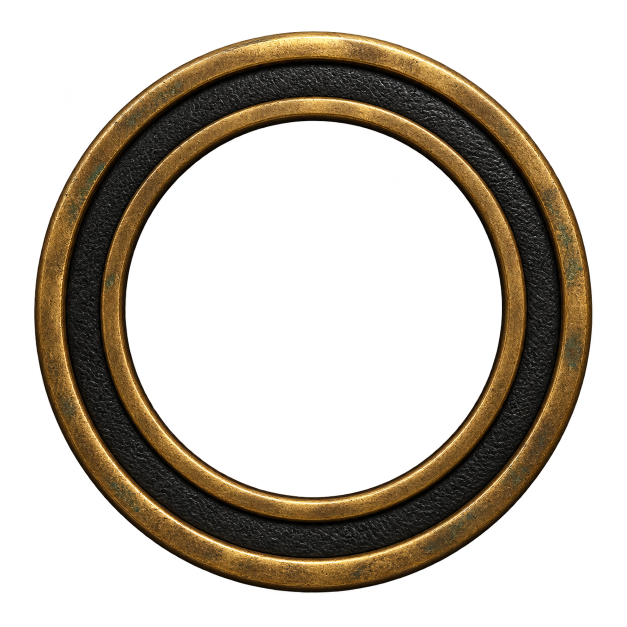
#> input picture Tools/art/source/coin-ring.png, 1254 x 1254 px, found by its file name (shown at 1/2 size)
$ python coin_frame.py source/coin-ring.png source/coin-ring.png
#> lines starting #> are read from the running program, lines starting #| are printed output that depends on the picture; after the words box and inside, x2 and y2 are one past the last pixel; in counts of white or black regions, pixels touching at a corner belong together
# The small leather and brass ring for portrait coins and the Halo's
# signature slot, cut from source/coin-ring.png (Tyler's painting, made with
# a slim inner rim; the hairline, leather and bold versions are kept beside it).
#
#   python3 coin_frame.py source ../../Media/Textures
#
# 128x128, centred on the opening, which is 88 texels across unless the
# ring needs more room. Grey base plus white-with-alpha lines, as on the
# console. Prints how much wider than the opening the frame is
# (COIN_FRAME_SCALE in Core/Widgets.lua).
import sys
from PIL import Image
import numpy as np
from scipy import ndimage

src, out_dir = sys.argv[1], sys.argv[2]
SIZE, OPEN = 128, 88

a = np.array(Image.open(f"{src}/coin-ring.png").convert("RGBA")).astype(float)
h, w = a.shape[:2]
#> h = 1254; w = 1254
# Drop stray specks and the reddish fringe some generated art carries.
solid = ndimage.binary_opening(a[..., 3] > 40, iterations=2)
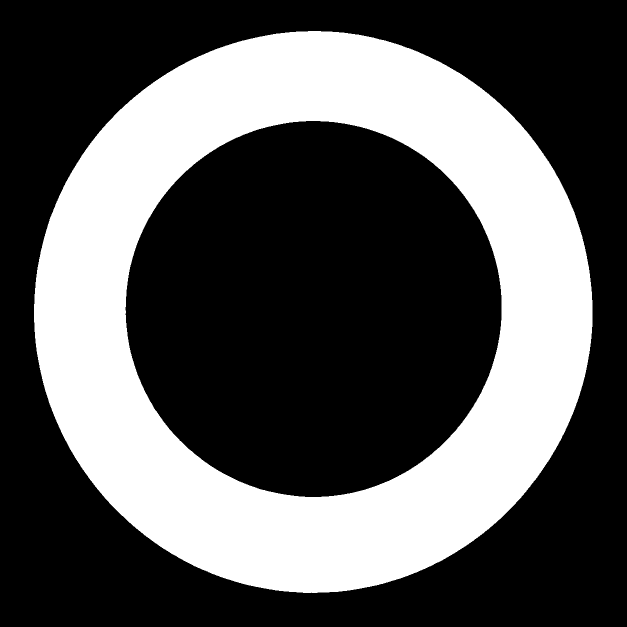
#> solid: shape (1254, 1254) bool (shown at 1/2 size); 34.3% white; 1 white region, box (x1, y1, x2, y2) and area: (68, 62, 1185, 1186) 539770
lab, n = ndimage.label(solid)
#> n = 1
sizes = ndimage.sum(solid, lab, range(1, n + 1))
#> sizes = [539770]
keep = ndimage.binary_dilation(np.isin(lab, 1 + np.where(sizes > 5000)[0]), iterations=3)
#> keep: shape (1254, 1254) bool; 35.3% white; 1 white region, box (x1, y1, x2, y2) and area: (65, 59, 1188, 1189) 555615
r, g = a[..., 0], a[..., 1]
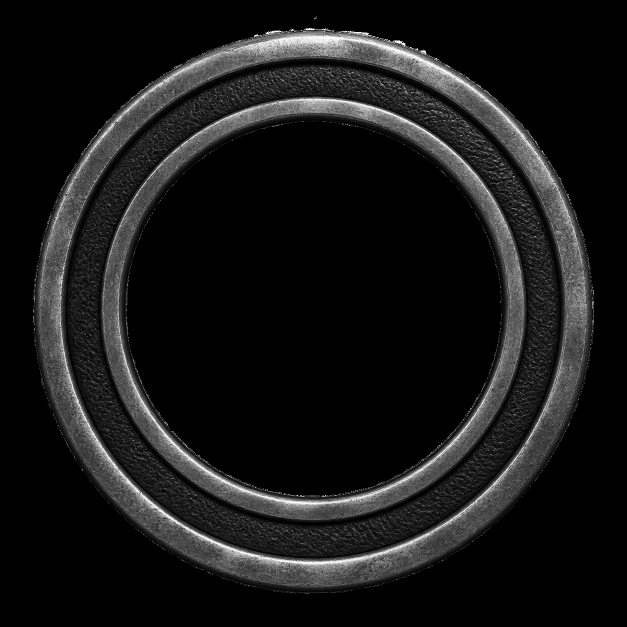
#> g: shape (1254, 1254) float64 (shown at 1/2 size); min 0, max 255, mean 23.5
fringe = (r > 120) & (g < 0.45 * r) & (a[..., 3] < 250)
#> fringe: shape (1254, 1254) bool; 0.06% white in thin lines or dots, all inside (x1, y1, x2, y2) = (66, 65, 1188, 1189)
a[..., 3] = np.where(keep & ~fringe, a[..., 3], 0)

# The opening: the clear region holding the centre.
lab, _ = ndimage.label(a[..., 3] < 128)
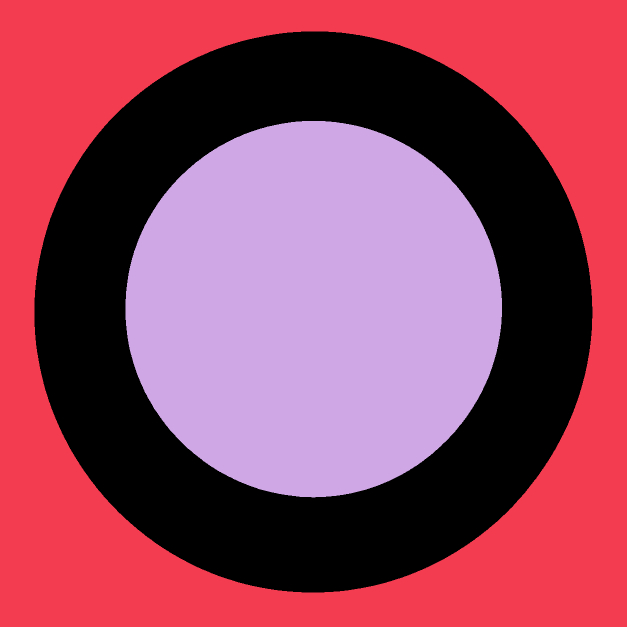
#> lab: shape (1254, 1254) int32 (shown at 1/2 size); 3 distinct labels, from 0 to 2; one colour per label, 0 black
ys, xs = np.where(lab == lab[h // 2, w // 2])
ox, oy = (xs.min() + xs.max() + 1) / 2, (ys.min() + ys.max() + 1) / 2
#> ox = 627.5; oy = 618.5
open_w = xs.max() + 1 - xs.min()
#> open_w = 753
yy, xx = np.nonzero(a[..., 3] > 8)
half = max(open_w / 2 * SIZE / OPEN, np.hypot(xx - ox, yy - oy).max() + 2)
#> half = 570.8

# Square canvas centred on the opening.
H = int(np.ceil(2 * half)) + 2
#> H = 1144
canvas = np.zeros((H, H, 4))
x0, y0 = int(round(H / 2 - ox)), int(round(H / 2 - oy))
#> x0 = -56; y0 = -46
sx, sy, dx, dy = max(0, -x0), max(0, -y0), max(0, x0), max(0, y0)
#> sx = 56; sy = 46; dx = 0; dy = 0
cw, ch = min(w - sx, H - dx), min(h - sy, H - dy)
#> cw = 1144; ch = 1144
canvas[dy:dy + ch, dx:dx + cw] = a[sy:sy + ch, sx:sx + cw]
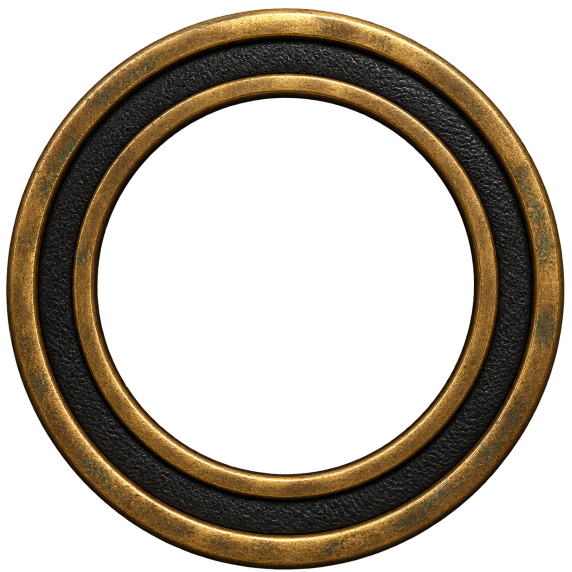
#> canvas: shape (1144, 1144, 4) float64 (shown at 1/2 size); mean R, G, B, A 37.3, 28.3, 15.5, 103.6; transparent parts drawn white
c0 = int(round(H / 2 - half))
#> c0 = 1
canvas = canvas[c0:c0 + int(round(2 * half)), c0:c0 + int(round(2 * half))]
#> canvas: shape (1142, 1142, 4) float64
canvas[..., :3] *= canvas[..., 3:4] / 255
im = Image.fromarray(np.clip(canvas, 0, 255).astype(np.uint8), "RGBA")
px = np.array(im.resize((SIZE, SIZE), Image.LANCZOS)).astype(float)
al = px[..., 3:4]
px[..., :3] = np.where(al > 0, px[..., :3] * 255 / np.maximum(al, 1e-6), 0)


def brass(p):
    r, g, b = p[..., 0], p[..., 1], p[..., 2]
    chroma = np.clip((r - b - 12) / 48, 0, 1)
    lum = 0.30 * r + 0.59 * g + 0.11 * b
    return chroma * np.clip(lum / 190, 0, 1) ** 1.1


lum = 0.30 * px[..., 0] + 0.59 * px[..., 1] + 0.11 * px[..., 2]
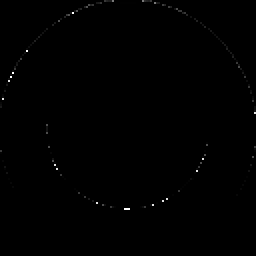
#> lum: shape (128, 128) float64 (shown 2 times larger); min 0, max 65025, mean 183.8; drawn with min black and max white
base = np.dstack([lum, lum, lum, px[..., 3]])
white = np.full(lum.shape, 255.0)
lines = np.dstack([white, white, white, brass(px) * px[..., 3]])
#> in brass, `return chroma * np.clip(lum / 190, 0, 1) ** 1.1`:
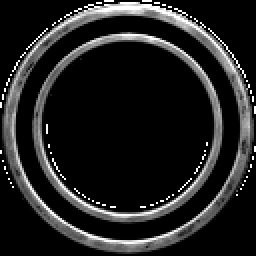
#> returned value: shape (128, 128) float64 (shown 2 times larger); min 0, max 1, mean 0.135
Image.fromarray(np.clip(base, 0, 255).astype(np.uint8), "RGBA").save(f"{out_dir}/CoinFrame.tga")
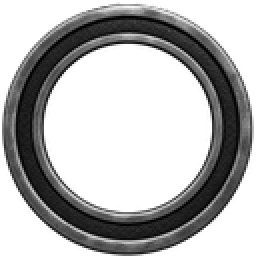
#> saved as CoinFrame.tga: PIL image 128x128 RGBA (shown 2 times larger); mean R, G, B, A 32.7, 32.7, 32.7, 104.1; transparent parts drawn white
Image.fromarray(np.clip(lines, 0, 255).astype(np.uint8), "RGBA").save(f"{out_dir}/CoinFrameLines.tga")
print(f"CoinFrame: frame is {2 * half / open_w:.3f} x the opening's width")
#| CoinFrame: frame is 1.516 x the opening's width
